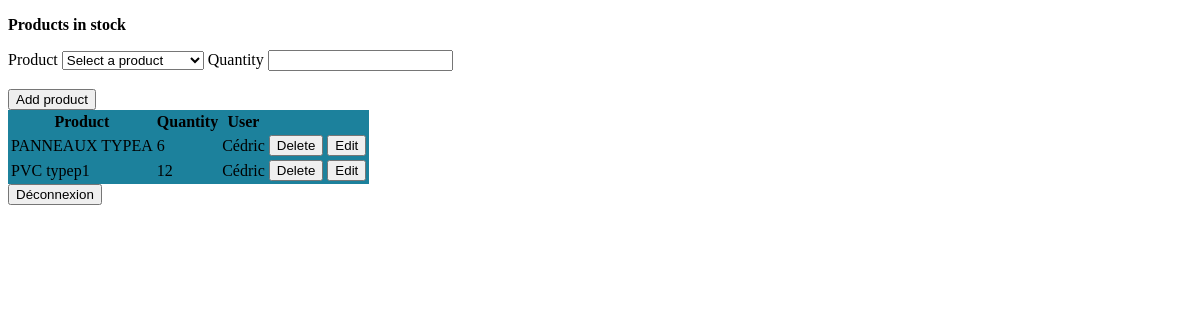
Page /add_buyer_inventory/ (signed in) on the committed database.
### gestion/models.py (models this page shows, shortened)
class Inventory(models.Model):
    product = models.ForeignKey(Product, on_delete= models.CASCADE)
    quantity = models.IntegerField()
    user = models.ForeignKey(User, on_delete= models.CASCADE)

class Product(models.Model):
    name = models.CharField(max_length=100)
    description = models.TextField(max_length= 200)
    price = models.DecimalField(max_digits= 10, decimal_places= 2)
    supplier = models.ForeignKey(User, on_delete = models.CASCADE)

class User(AbstractUser):
    ROLE_CHOICES = [
        ('admin', 'Admin'),
        ('buyer', 'Buyer'),
        ('supplier','Supplier'),
    ]
    role = models.CharField(max_length= 8, choices= ROLE_CHOICES)
    groups = models.ManyToManyField('auth.Group', related_name= 'custom_user_groups', blank=True)
    user_permissions = models.ManyToManyField('auth.Permission', related_name= 'custom_user_permissions', blank=True)

### gestion/views.py (the view, shortened to what this page needs)
# urls.py: path("add_buyer_inventory/", views.buyer_inventory, name="buyer_inventory"),
@login_required
@role_required('Buyer')
def buyer_inventory(request):
    products = Product.objects.all()
    inventory = Inventory.objects.all()
    return render(request, 'buyer_inventory.html',{'products': products,'inventory': inventory})

### gestion/views.py (called while the page is built)
def role_required(role):
    def decorator(view_func):
        @wraps(view_func)
        def _wrapped_view(request, *args, **kwargs):
                if request.user.is_authenticated and request.user.role == role:
                    return view_func(request, *args, **kwargs)
                else:
                    return HttpResponseForbidden(" NO PERMISSION")
        return _wrapped_view
    return decorator

### gestion/templates/buyer_inventory.html (shortened to what this page needs)
<!DOCTYPE html>
<html lang="en">
<head>
</head>
<body>
    <form method="post" action="">{% csrf_token %}
        <p><strong> Products in stock </strong></p>
            <label for ="product"> Product</label>
            <select name="product" id="product" required><br><br>
                <option value="">Select a product</option>
            </select>
            <label for ="quantity"> Quantity</label>
            <input type="number" id="quantity" name="quantity" min="1" required><br><br>
            <div>
                <button type="submit"> Add product </button>
            </div>
    </form>
        <table>
            <thead>
                <tr>
                    <th>Product</th>
                    <th>Quantity</th>
                    <th>User</th>
                </tr>
            </thead>
            <tbody>
                {% for inventory in inventory %}
                <tr>
                    <td>{{inventory.product.name}}</td>
                    <td>{{inventory.quantity}}</td>
                    <td>{{inventory.user.username}}</td>
                    <td> <form method="post" action="{% url 'delete_inventory' inventory.id %}">{% csrf_token %}
                        <button type="submit"> Delete </button>
                    </form>
                    </td>
                    <td> <form method="get" action="{% url 'edit_inventory' inventory.id %}">{% csrf_token %}
                        <button type="submit"> Edit </button>
                    </form>
                    </td>
                </tr>
                {% empty %}
                <tr>
                    <td colspan="3">No products available.</td>
                </tr>
                {% endfor %}
            </tbody>
        </table>
</body>
    <form method="post" action="{% url 'logout' %}">{% csrf_token %}
        <button type="submit"> Déconnexion </button>
    </form>
</html>

### gestion/templates/buyer_inventory.html (style rules this page uses)
table { display: table; background-color: rgb(28, 129, 156); border: 10; }

### rows in the picture
Inventory: product.name "PANNEAUX TYPEA", quantity "6", user.username "Cédric"
Inventory: product.name "PVC typep1", quantity "12", user.username "Cédric"
